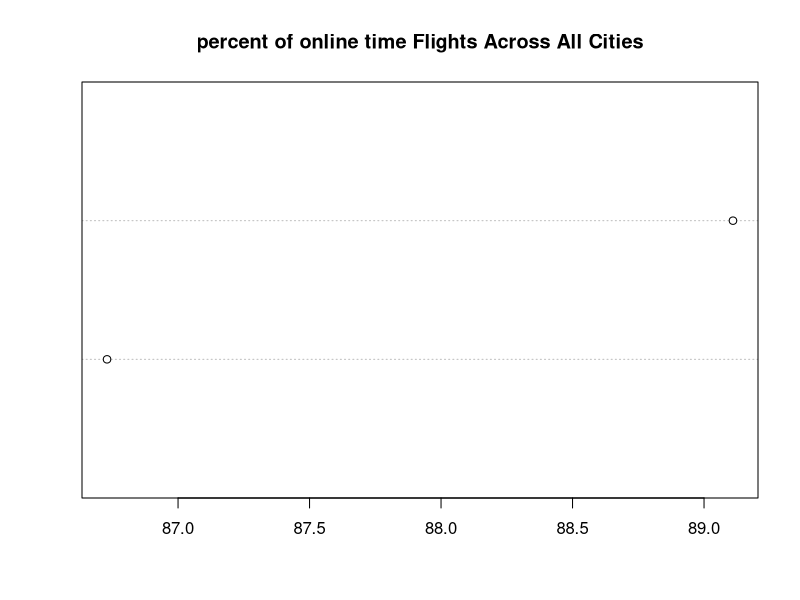

This chart was generated by the following R code:
## ---- chunk 1
library('dplyr')
library('tidyr')
## ---- chunk 2
df <- read.csv("airline.csv", header=TRUE,stringsAsFactors = FALSE)
df

## ---- chunk 3
#add missing data
df[2, 1] <- "ALASKA"
df[5, 1] <- "AMWEST"
df
data_long <- gather(df, city, number, LosAngeles:Seattle, factor_key=TRUE)

# rename column name.
colnames(data_long)[2] <- "status" 
colnames(data_long)[1] <- "Airline"
data_long$Airline <- factor(data_long$Airline)
data_long

# remove NA
clean_data <- data_long %>%
  filter(!is.na(number))
clean_data


## ---- chunk 4
clean_data<-spread(clean_data, "status" , number)
clean_data

## ---- chunk 5
analysis <- as.data.frame(clean_data %>%
  mutate(total = delayed + `on time`) %>%
  group_by(Airline) %>%
  summarise(delayed_total = sum(delayed), 
            on_time_total = sum(`on time`),
            count_total = sum(total),
            percent_ontime = round(on_time_total/count_total*100,digit = 2)))
analysis
    

## ---- chunk 6
dotchart(analysis$percent_ontime, labels=analysis$airline, main = "percent of online time Flights Across All Cities")

